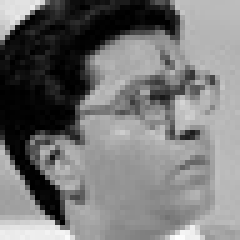
#> input picture data/image_dataset/test/angry/PrivateTest_22793925.jpg, 48 x 48 px, given as the content of the folder ar/1st Semister/ML/Project/Code/data/image_dataset/train/sad, which was not available (shown 5 times larger)
$ jupyter execute 'logesticreg pt2.ipynb'   (text cells are left out)
#> lines starting #> are read from the running program, lines starting #| are printed output that depends on the picture; pictures that were not available may be replaced by others from this repository, and a replacement may not be noted
[cell 1]
import os
import cv2
import numpy as np
import sklearn
from sklearn.model_selection import train_test_split
from sklearn.linear_model import LogisticRegression
from sklearn.metrics import accuracy_score
from sklearn.preprocessing import StandardScaler
from multiprocessing import Pool
from sklearn.linear_model import LogisticRegression
from sklearn.model_selection import GridSearchCV
from sklearn.metrics import accuracy_score
import numpy as np
from sklearn.preprocessing import MinMaxScaler
from skimage.feature import hog

[cell 2]
# Parameters for HOG
winSize = (48, 48)
blockSize = (16,16) # 2 cells per block, with cells of size (8,8)
blockStride = (8,8) # Typically set to half the block size
cellSize = (8,8) # Pixels_per_cell
nbins = 10 # Orientations
derivAperture = 1
winSigma = -1.
histogramNormType = 0
L2HysThreshold = 0.2
gammaCorrection = 1
nlevels = 64
signedGradient = True

# Create the HOG descriptor
hog = cv2.HOGDescriptor(winSize,blockSize,blockStride,cellSize,nbins,derivAperture,winSigma,
                        histogramNormType,L2HysThreshold,gammaCorrection,nlevels, signedGradient)

[cell 3]
labels = ['sad', 'happy', 'neutral', 'surprise', 'angry']
data_train = []
target_train = []
data_test = []
target_test = []

folders = ['train', 'test']

for folder in folders:
    for label in labels:
        ### DONT FORGET TO CHANGE THE PATH
        for file in os.listdir(f'C:\\Users\\oyoun\\OneDrive\\Desktop\\COLLEGE\\3rd Year\\1st Semister\\ML\\Project\\Code\\data\\image_dataset\\{folder}\\{label}'):
            img = cv2.imread(f'C:\\Users\\oyoun\\OneDrive\\Desktop\\COLLEGE\\3rd Year\\1st Semister\\ML\\Project\\Code\\data\\image_dataset\\{folder}\\{label}\\{file}', 0)  # load image in grayscale
#> img is the input picture: shape (48, 48); min 0, max 255, mean 119.1
            if img is not None:
                # Extract HOG features
                # features, hog_image = hog(image=img, block_norm='L2', orientations=10, pixels_per_cell=(8, 8),
                #                             cells_per_block=(2, 2), visualize=True)
                features = hog.compute(img)
#> features = 1000 values, max 0.379 at index 575, min 0.00221 at index 733, mean 0.129
                if folder == 'train':
                    data_train.append(features)
                    target_train.append(label)
                else:
                    data_test.append(features)
                    target_test.append(label)
#> pass 2 of the loop `for folder in folders:`:

[cell 4]
x_train = np.array(data_train)
y_train = np.array(target_train)
X_test = np.array(data_test)
y_test = np.array(target_test)

[cell 5]
# Create a Logistic Regression model
model = LogisticRegression(max_iter=1000, C=1.0 , random_state=42)


# Fit the model to the scaled training data
model.fit(x_train, y_train)

[cell 6]
from sklearn.metrics import accuracy_score

# Predict the labels of the test data
y_pred = model.predict(X_test)

# Print the validation accuracy
validation_accuracy = accuracy_score(y_test, y_pred)
print(f'Validation Accuracy: {validation_accuracy * 100:.2f}%')

# Calculate and print the training accuracy
training_accuracy = model.score(x_train, target_train)
print(f'Training accuracy: {training_accuracy * 100:.2f}%')

[cell 7]
from skimage.feature import hog

labels = ['sad', 'happy', 'neutral', 'surprise', 'angry']
data = []
target = []

# [15 lines of commented-out code are left out]

for label in labels:
    for file in os.listdir(f'C:\\Users\\oyoun\\OneDrive\\Desktop\\COLLEGE\\3rd Year\\1st Semister\\ML\\Project\\Code\\data\\image_dataset\\train\\{label}'):
        img = cv2.imread(f'C:\\Users\\oyoun\\OneDrive\\Desktop\\COLLEGE\\3rd Year\\1st Semister\\ML\\Project\\Code\\data\\image_dataset\\train\\{label}\\{file}', 0)  # load image in grayscale
        if img is not None:
            # Resize the image to a standard size (optional but recommended)
            # img = cv2.resize(img, (64, 64))

            # Extract HOG features
            features, hog_image = hog(image=img, orientations=9, pixels_per_cell=(8, 8),
                    cells_per_block=(2, 2), visualize=True)
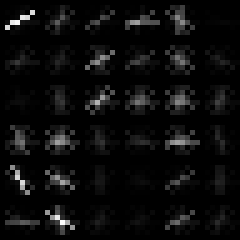
#> hog_image: shape (48, 48) float64 (shown 5 times larger); min 0, max 71.76, mean 3.4; drawn with min black and max white
#> features = 900 values, max 0.515 at index 2, min 0 at index 119, mean 0.134

            data.append(features)
            target.append(label)
#> pass 2 of the loop `for label in labels:`:
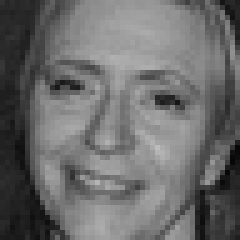
#> input picture data/image_dataset/test/happy/PrivateTest_12306951.jpg, 48 x 48 px, found by its file name (shown 5 times larger)
#> img is the input picture: shape (48, 48); min 7, max 188, mean 107.3
#> `features, hog_image = hog(image=img, orientations=9, pixels_per_cell=(..`:
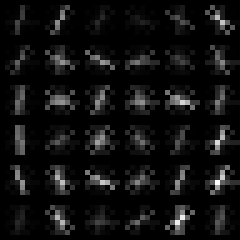
#> hog_image: shape (48, 48) float64 (shown 5 times larger); min 0, max 39.17, mean 2.6; drawn with min black and max white
#> `features, hog_image = hog(image=img, orientations=9, pixels_per_cell=(..`: features = 900 values, max 0.338 at index 95, min 0 at index 121, mean 0.136

[cell 8]
# data = [cv2.resize(img, (48, 48)) for img in data]  # resize
data = np.array(data)  # normalize
target = np.array(target)
# Step 3: Flatten the images
# data = data.reshape((data.shape[0], -1))

[cell 9]
#######
X_train, X_test, y_train, y_test = train_test_split(data, target, test_size=0.2, random_state=42)

[cell 10]
# [5 lines of commented-out code are left out]


model = LogisticRegression(max_iter=2000)
model.fit(X_train, y_train)

[cell 11]
y_pred = model.predict(X_test)
print(f'Validation Accuracy: {accuracy_score(y_test, y_pred) * 100:.2f}%')
training_accuracy = model.score(X_train, y_train)
print(f'Training accuracy: {training_accuracy * 100:.2f}%')

[cell 12]
from sklearn.metrics import accuracy_score, confusion_matrix, roc_curve, auc
import matplotlib.pyplot as plt
import seaborn as sns

#Confusion Matrix for test set
conf_matrix_test = confusion_matrix(y_test, y_pred)
print("Confusion Matrix (Test Set):")
print(conf_matrix_test)

#Plot Confusion Matrix for test set using Seaborn
plt.figure(figsize=(8, 6))
sns.heatmap(conf_matrix_test, annot=True, fmt='d', cmap='Blues', cbar=False)
plt.title('Confusion Matrix (Test Set)')
plt.xlabel('Predicted')
plt.ylabel('Actual')
plt.show()
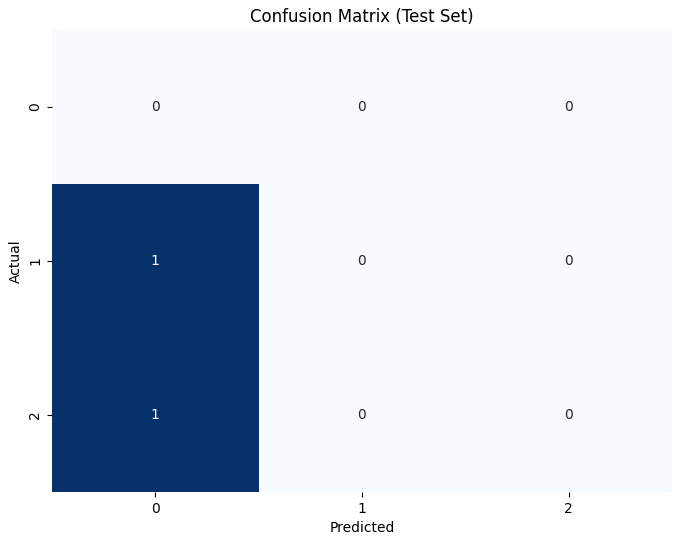
#> figure drawn by matplotlib, 1 panel
